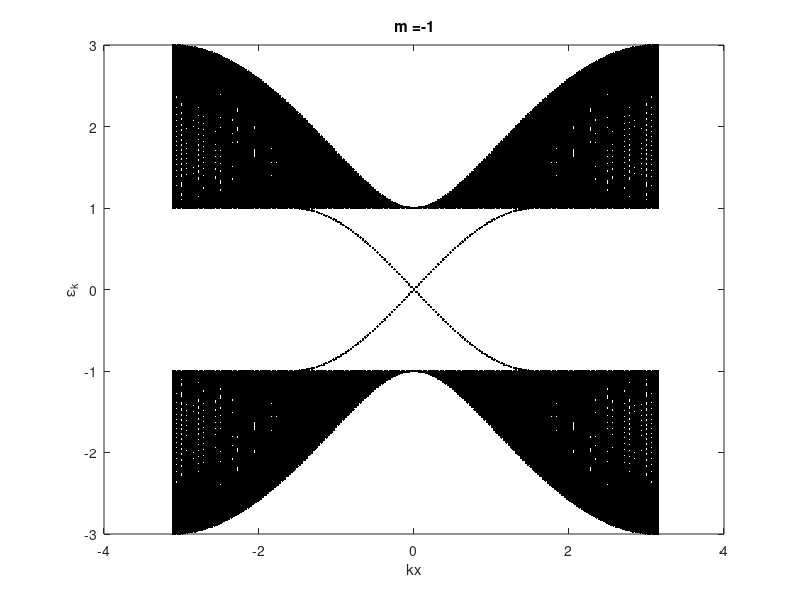

The MATLAB script that drew this image:
% 2D Chern insulator model, periodical boundary condition for x-direction but
% finite size for y-direction, square lattice, after Fourier transform for
% x-axis.

tic;
Lx = 200;
Ly = 200;
m = -1;
sigma_x = [0 1; 1 0];
sigma_y = [0 -1i; 1i 0];
sigma_z = [1 0; 0 -1];

% J = 1;

k = -pi+2*pi/Lx:2*pi/Lx:pi;
% k = 0:2*pi/Lx:2*pi-2*pi/Lx;

for ki = 1:length(k)
    H1 = zeros(Ly,Ly);
    H2 = zeros(Ly,Ly);
    H3 = zeros(Ly,Ly);
    for i = 1:Ly-1
        H1(i,i) = sin(k(ki));
        H3(i,i) = m + cos(k(ki));
        
        H2(i,i+1) = -1i/2;
        H2(i+1,i) = 1i/2;
        H3(i,i+1) = 1/2;
        H3(i+1,i) = 1/2;
    end
    H1(Ly,Ly) = sin(k(ki));
    H3(Ly,Ly) = m + cos(k(ki));
    
    H = kron(H1,sigma_x) + kron(H2,sigma_y) + kron(H3,sigma_z);
    
    e = eig(H);
    x = k(ki).*(zeros(Ly*2,1)+1);
    plot(x,e,'.','color','k')
    hold on
end
xlabel('kx')
ylabel('\epsilon_k')
str = strcat('m = ', num2str(m));
title(str)

toc;